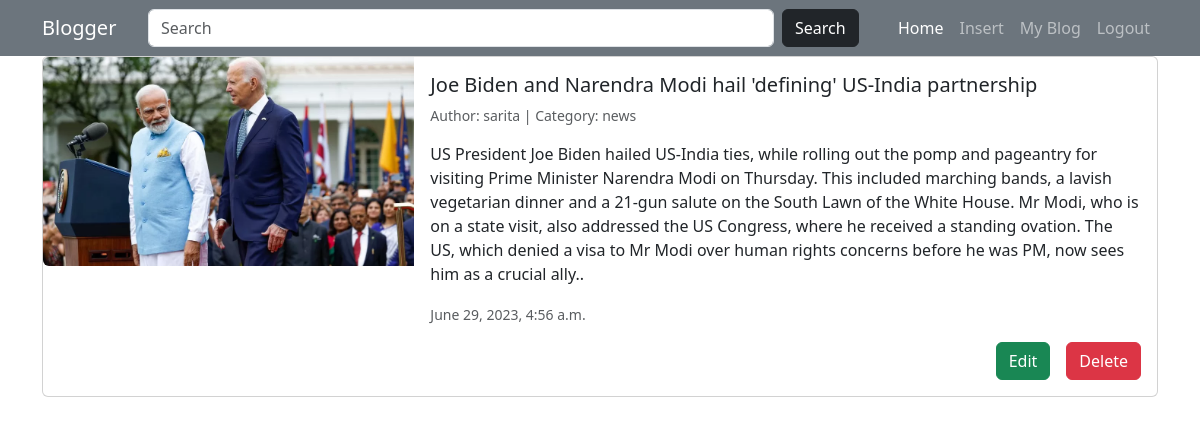
The page /posts/ (signed in) on the database its author committed.
### sms/models.py (models this page shows, shortened)
class Post(models.Model):
    title=models.CharField(max_length=200)
    category=models.ForeignKey(Category, on_delete=models.CASCADE)
    date=models.DateTimeField(auto_now=True)
    author=models.ForeignKey(User, on_delete=models.CASCADE)
    content=models.TextField()
    image=models.ImageField(upload_to="post/")
    slug=models.CharField(max_length=200, unique=True)
    likes = models.PositiveIntegerField(default=0)
    liked_by = models.ManyToManyField(User, related_name='liked_post')

class Category(models.Model):
    cat_title=models.CharField(max_length=200)
    def __str__(self):
        return self.cat_title

### sms/views.py (the view)
# urls.py: path("posts/",user_posts, name="posts"),
@login_required()
def user_posts(request):
    posts = Post.objects.filter(author=request.user)
    return render(request, 'user_post.html', {'posts': posts})

### templates/user_post.html
{% extends 'base.html' %}
{% block content %}
<div class="container">
    {% for post in posts %}
    <div class="card mb-3
    ">
        <div class="row g-0">
          <div class="col-md-4">
            <img src="{{ post.image.url }}" class="img-fluid rounded-start" alt="...">
          </div>
          <div class="col-md-8">
            <div class="card-body">
              <h5 class="card-title">{{ post.title }}</h5>
              <p class="text-muted small ">Author: {{ post.author }} | Category: {{ post.category }}</p>
              <p class="card-text">{{ post.content }}.</p>
              <p class="card-text"><small class="text-body-secondary">{{ post.date }}</small></p>
              {% if user.is_authenticated and user.id == post.author.id %}
              <div class="d-flex justify-content-end gap-3">
                <a href="{% url 'editNews' post.slug %}" class="btn btn-success">Edit</a>
                <a href="{% url 'deleteNews' post.slug %}" class="btn btn-danger">Delete</a>
          </div>
                    {% endif %}
           </div>
          </div>
        </div>
      </div>
      {% empty %}
            <p>No posts found.</p>
        {% endfor %}
</div>
{% endblock content %}

### rows shown on the page
Post: image (picture), title "Joe Biden and Narendra Modi hail 'defining' US-India partnership", author "sarita", category "news", content "US President Joe Biden hailed US-India ties, while rolling out the pomp and pageantry for visiting Prime Minister Narendra Modi on Thursday. This included marching bands, a lavish vegetarian dinner and a 21-gun salute on the South Lawn of the White House. Mr Modi, who is on a state visit, also addressed the US Congress, where he received a standing ovation. The US, which denied a visa to Mr Modi over human rights concerns before he was PM, now sees him as a crucial ally.", date "June 29, 2023, 4:56 a.m.", shows "Edit"
